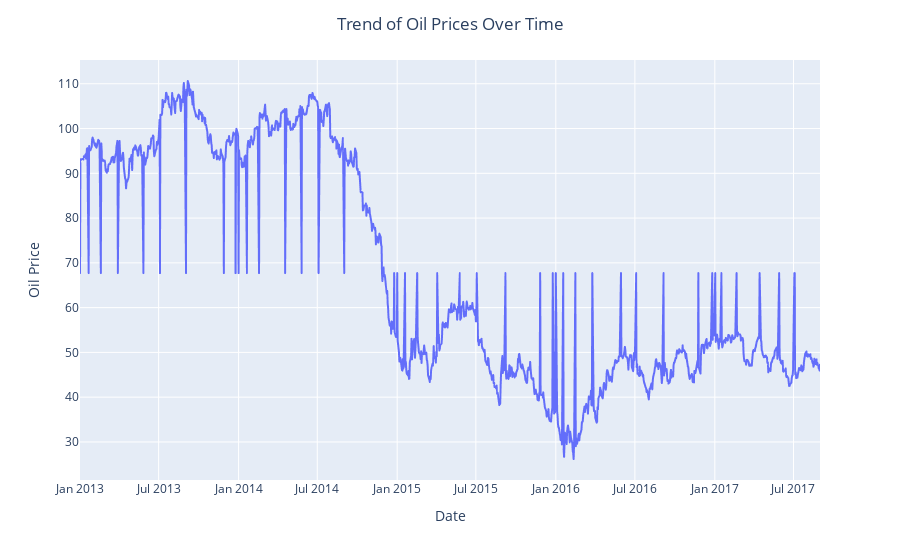

Notebook source saved alongside this figure:
### Markdown cell above
#### b. Trend of Daily Crude oil Prices Over Time

### Code cell
# Visualizing the 'dcoilwtico' column to confirm if the trend is consistent.
fig = px.line(oil_data, x='date', y='dcoilwtico')
fig.update_layout(title='Trend of Oil Prices Over Time', title_x=0.5, xaxis_title='Date', yaxis_title='Oil Price')
fig.show()

### Figure 1 — Plotly figure (JSON) as saved in the notebook; plotly's stock layout.template omitted (floating-point values rounded to 4 significant figures; data arrays with more than 128 entries replaced by an {"elided": "..."} marker saying what was removed)
{"data": [{"hovertemplate": "date=%{x}<br>dcoilwtico=%{y}<extra></extra>", "legendgroup": "", "line": {"color": "#636efa", "dash": "solid"}, "marker": {"symbol": "circle"}, "mode": "lines", "name": "", "showlegend": false, "type": "scattergl", "x": {"elided": "1218 str values"}, "xaxis": "x", "y": {"elided": "1218 float values"}, "yaxis": "y"}], "layout": {"legend": {"tracegroupgap": 0}, "margin": {"t": 60}, "title": {"text": "Trend of Oil Prices Over Time", "x": 0.5}, "xaxis": {"anchor": "y", "domain": [0, 1], "title": {"text": "Date"}}, "yaxis": {"anchor": "x", "domain": [0, 1], "title": {"text": "Oil Price"}}}}
